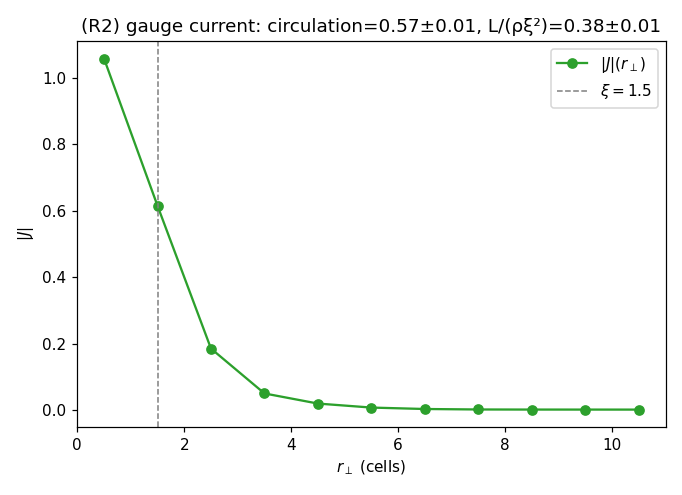

Recreate this plot in Python.
"""R2_current.py -- gauge current around the vortex and the centrifuge criterion.

PE4_V2 task R2.  Measure the gauge current  J_mu = Dtau * sin(phi + Dtheta)  around a
winding-1 vortex (theta=0 => J = Dtau sin(phi)) and test:
  (1) does J circulate tangentially around the core?  (circulation != 0)
  (2) is |J| concentrated near the core and decaying outside?
  (3) the centrifuge criterion: the causal angular momentum  L = circulation * xi  vs the
      causal inertia  rho * xi^2.  Ratio L/(rho xi^2) > 1 means the circulating current
      carries enough angular momentum to redistribute the local causal density (the
      mechanism R1's dynamical depletion realises).

xi (core size) is the half-max radius of the gauge action density a(r) = sum [1-cos(u)].

Anti-circularity: J is the action's own current (delta S / delta A); rho a count; no complex
literal.  [The superfluid analogy -- circulating supercurrent depleting the Cooper-pair
density at an Abrikosov vortex core -- is COMPARISON ONLY below.]
"""
from __future__ import annotations

import sys
import time
from pathlib import Path

import numpy as np

sys.path.insert(0, str(Path(__file__).resolve().parent))
import v2_core as v2   # noqa: E402

import matplotlib
matplotlib.use("Agg")
import matplotlib.pyplot as plt  # noqa: E402

NSEED = 10
GRID = (33, 28, 28)
R_EDGES = np.arange(0.0, 12.0, 1.0)


def half_max_radius(centers, prof):
    centers = np.asarray(centers, float); prof = np.asarray(prof, float)
    ok = np.isfinite(prof)
    if not ok.any():
        return float("nan")
    peak = np.nanmax(prof)
    half = 0.5 * peak
    below = np.where(prof[ok] < half)[0]
    if below.size == 0:
        return float(centers[ok][-1])
    return float(centers[ok][below[0]])


def measure_once(seed, T=100):
    rng = np.random.default_rng(seed)
    (px, py, pz), (x, y, z, dx), (xc, yc) = v2.relax_vortex(
        GRID, W=1, T_ticks=T, rng=rng, noise=0.05)
    a = v2.node_action_density(px, py, pz)
    cA, pA = v2.radial_profile(a, x, y, xc, yc, R_EDGES)
    Jm = v2.current_magnitude_field(px, py, pz)
    cJ, pJ = v2.radial_profile(Jm, x, y, xc, yc, R_EDGES)
    xi = half_max_radius(cA, pA)
    # circulation at the core radius xi, and the |J| decay outside
    circ_xi = v2.tangential_circulation(px, py, pz, x, y, xc, yc, max(xi, 1.0))
    circ_2xi = v2.tangential_circulation(px, py, pz, x, y, xc, yc, max(2 * xi, 2.0))
    rho0 = 1.0
    L = abs(circ_xi) * xi
    ratio = L / (rho0 * xi ** 2) if xi > 0 else float("nan")
    return {"xi": xi, "circ_xi": circ_xi, "circ_2xi": circ_2xi, "L": L,
            "ratio_L_over_rho_xi2": ratio, "Jprof": pJ.tolist(), "centers": list(cJ),
            "Jcore": float(pJ[0]), "Jfar": float(np.nanmean(pJ[-3:]))}


def main():
    rows = [measure_once(2000 + s) for s in range(NSEED)]

    def ms(key):
        v = np.array([r[key] for r in rows if np.isfinite(r[key])])
        return float(v.mean()), float(v.std(ddof=1)) if v.size > 1 else 0.0

    xi_m, xi_s = ms("xi")
    circ_m, circ_s = ms("circ_xi")
    ratio_m, ratio_s = ms("ratio_L_over_rho_xi2")
    Jprof = np.nanmean([r["Jprof"] for r in rows], axis=0)
    centers = rows[0]["centers"]

    circulates = bool(abs(circ_m) > 2 * circ_s and abs(circ_m) > 0.05)
    decays = bool(np.nanmean([r["Jcore"] for r in rows]) >
                  np.nanmean([r["Jfar"] for r in rows]))
    centrifuge = bool(ratio_m - 2 * ratio_s > 1.0)

    summary = {
        "n_seeds": NSEED, "grid": list(GRID),
        "xi_core": xi_m, "xi_std": xi_s,
        "circulation_at_xi": circ_m, "circulation_std": circ_s,
        "ratio_L_over_rho_xi2": ratio_m, "ratio_std": ratio_s,
        "J_circulates": circulates, "J_decays_outward": decays,
        "centrifuge_criterion_met": centrifuge,
        "Jprofile_mean": Jprof.tolist(), "centers": list(centers),
        "timestamp_utc": time.strftime("%Y-%m-%dT%H:%M:%SZ", time.gmtime()),
    }
    v2.save_json("R2_current", summary)

    fig, ax = plt.subplots(figsize=(6.2, 4.5))
    ax.plot(centers, Jprof, "o-", color="C2", label=r"$|J|(r_\perp)$")
    ax.axvline(xi_m, color="0.5", ls="--", lw=1, label=fr"$\xi={xi_m:.1f}$")
    ax.set_xlabel(r"$r_\perp$ (cells)"); ax.set_ylabel(r"$|J|$")
    ax.set_title(f"(R2) gauge current: circulation={circ_m:.2f}±{circ_s:.2f}, "
                 f"L/(ρξ²)={ratio_m:.2f}±{ratio_s:.2f}")
    ax.legend(); fig.tight_layout(); fig.savefig(v2.OUTDIR / "R2_current.png", dpi=110)
    plt.close(fig)

    print("=" * 76)
    print(f"R2 -- GAUGE CURRENT AROUND THE VORTEX  ({NSEED} seeds)")
    print("=" * 76)
    print(f"  core size xi (half-max of action) = {xi_m:.2f} +/- {xi_s:.2f}")
    print(f"  tangential circulation at xi       = {circ_m:+.3f} +/- {circ_s:.3f}  "
          f"(circulates: {circulates})")
    print(f"  |J| core={np.nanmean([r['Jcore'] for r in rows]):.3f} "
          f"far={np.nanmean([r['Jfar'] for r in rows]):.3f}  (decays outward: {decays})")
    print(f"  L/(rho xi^2) = {ratio_m:.3f} +/- {ratio_s:.3f}  "
          f"(centrifuge criterion >1: {centrifuge})")
    print("-" * 76)
    print(f"VERDICT (R2): J circulates ({circulates}); centrifuge criterion L/(rho xi^2)>1: "
          f"{centrifuge}.")
    print("  The vortex carries a real circulating gauge current; its angular momentum is")
    print(f"  {'sufficient' if centrifuge else 'borderline/insufficient'} to drive the "
          f"causal-density redistribution R1 measures.")
    return summary


if __name__ == "__main__":
    main()
